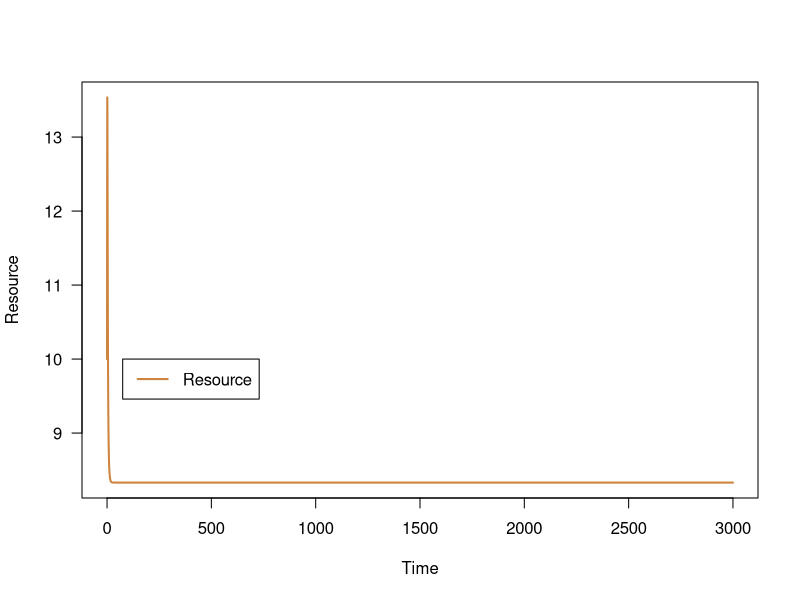
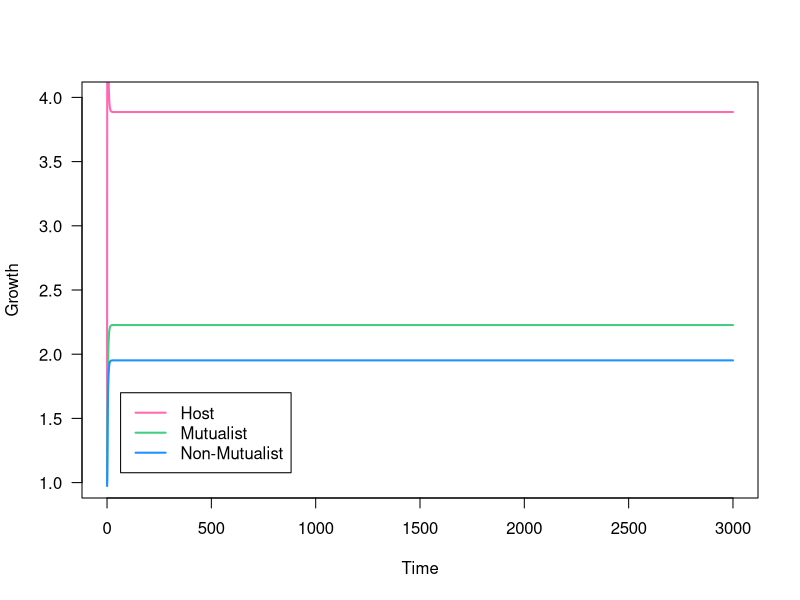
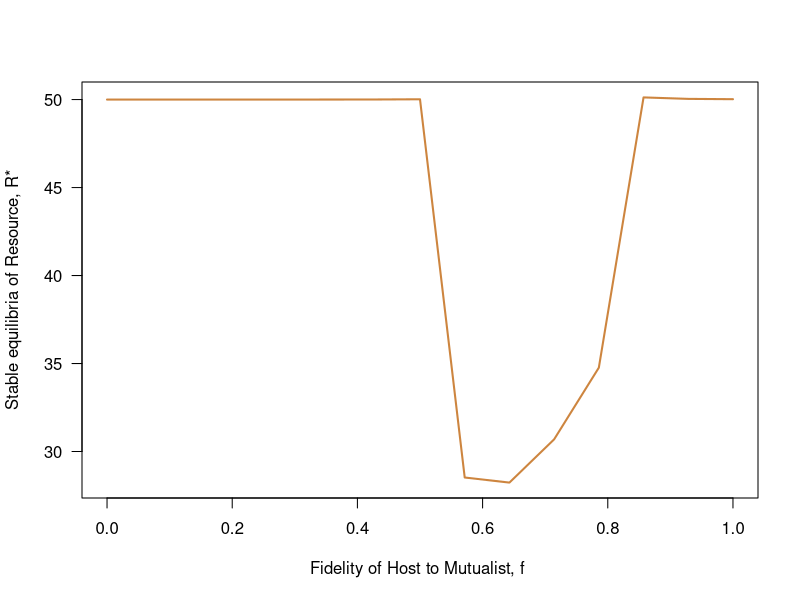
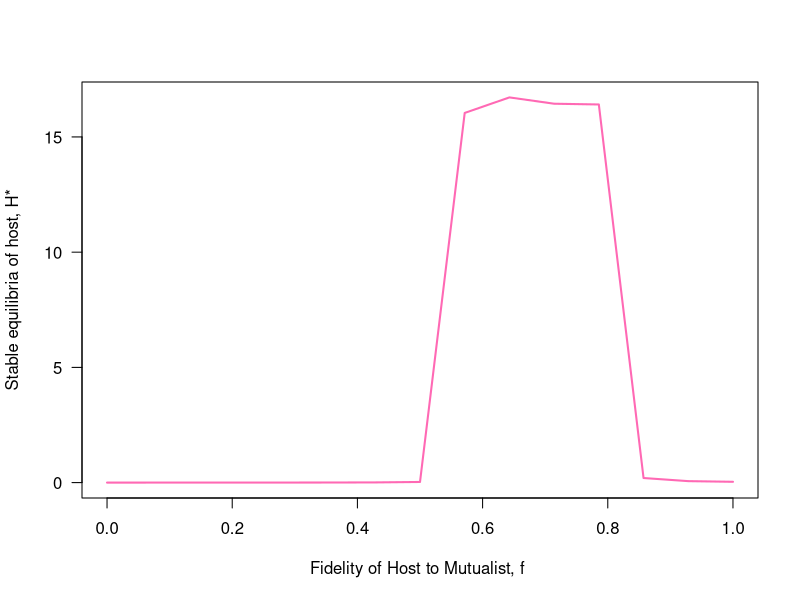
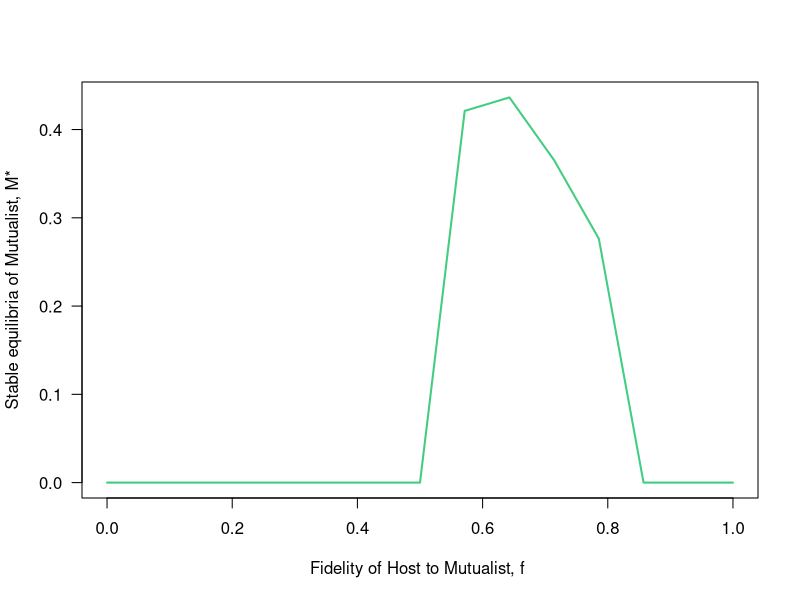
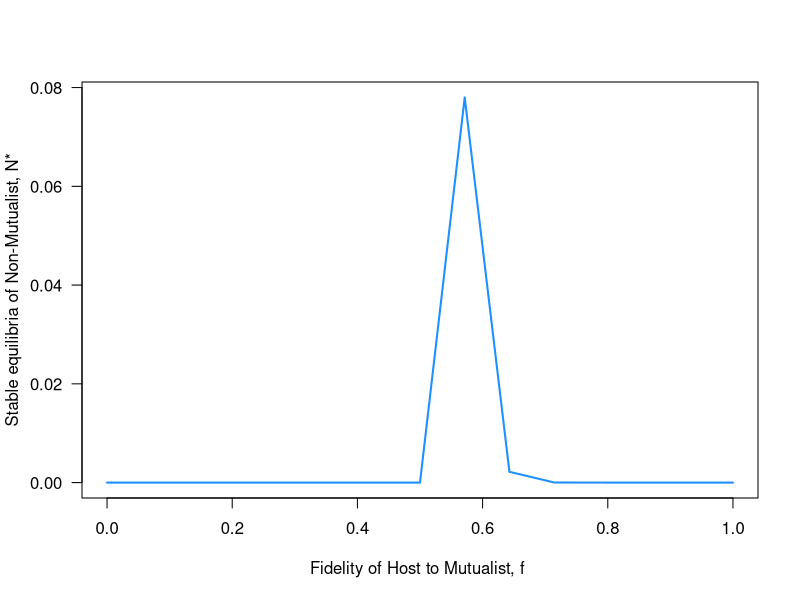

These figures' R source, in order:
## ---- chunk 1
Hcol <- 'hotpink'
Rcol <- 'peru'
Mcol <- 'seagreen3'
Ncol <- 'dodgerblue'
D <- 0.3 # Dilution Rate (Outflow)
R_0 <- 50 # Inflow Concentration (Nitrogen)
l <- 0.3 # fungal mortality
s <- 0.1 # senescence coefficient
c <- 0.8 # host's C:N Ratio
u <- 0.7 #Fungus uptake rate
f <- 0.8 # fidelity of plant allocation to mutualist symbionts 
x <- 0.05 #cost of mutualism (s)
b <- 0.8 #symbiont's maximum growth rate
k <- 0.4 # Carbon half-saturation constant
C_a <- 0.8 #Allocation Carbon
C_c <- 0.2 #Construction Carbon 
v <- 0.4 #Conversion efficiency, Host carbon to more symbionts

# Host Equation dH/dt <- c*u*M*R - s*H -p*H*M
#Mutualist Partner Equation dM/dt <- f*p_m*H*M - l*M
#Non-mutualist Partner Equation dN/dt <- f*(p_n)*H*N - l*N
#Explicit resource pool Equation dR/dt <- D(R_0 - R) - u*M*R + (s*H)/c

tset <- seq(from=0, to=3000, length.out = 10000)
H.simu1 <- NaN*tset; H.simu1[1] <- 1
M.simu1 <- NaN*tset; M.simu1[1] <- 1
R.simu1 <- NaN*tset; R.simu1[1] <- 10
N.simu1 <- NaN*tset; N.simu1[1] <- 1
#*M *N *H
for(i in 2:length(tset)){ 
    dt <- tset[i] - tset[i-1] 
    H <- H.simu1[i-1] 
    M <- M.simu1[i-1]
    R <- R.simu1[i-1]
    N <- N.simu1[i-1]
    dR <- (D*(R_0 - R) - u*M*R + (s*H)/c)*dt
    dH <- ( c*u*R*M - (s*H) - ((f*C_a) + C_c)*M*H - (C_c + (1-f)*C_a)*N*H )*dt
    dM <- (b*(1-x)*v*(((f*C_a)+C_c)*H*M)/(k + v*(((f*C_a)+C_c)*H*M)) - l*M)*dt
    dN <- (b*v*((C_c + ((1-f)*C_a))*H*N)/(k + (C_c + ((1-f)*C_a))*v*H*N) - l*N)*dt
    
    H.simu1[i] <- H + dH
    M.simu1[i] <- M + dM
    N.simu1[i] <- N + dN
    R.simu1[i] <- R + dR
}
#tail(R.simu1) ; tail(H.simu1); tail(M.simu1); tail(N.simu1), to check eq?
plot(tset,R.simu1,type='l',las=1,lwd=2,ylab='Resource',xlab='Time',col=Rcol)
legend(x = 75, y = 10 , legend = c('Resource'), lwd=2, col = c(Rcol))
plot(x = tset, y = H.simu1, col = Hcol, ylim = c(1,4),type = 'l',xlab = 'Time', ylab = 'Growth', lwd=2,las=1) 
lines(x = tset, y = M.simu1, col = Mcol, lwd=2) 
lines(x = tset, y = N.simu1, col = Ncol, lwd=2) 
legend(x = 65, y = 1.7 , legend = c('Host','Mutualist', 'Non-Mutualist'), lwd=2, col = c(Hcol,Mcol,Ncol))
## ---- chunk 2
fset <- seq(from= 0, to = 1, length.out = 15)
Hstar <- NaN*fset
Mstar <- NaN*fset
Nstar <- NaN*fset
Rstar <- NaN*fset

for(k in 1: length(fset)){
  f <- fset[k]
  tset1 <- seq(from = 0, to = 100, length.out = 10000)
    R.simu2 <- NaN*tset1
    R.simu2[1] <- 10 
    H.simu2 <- NaN*tset1
    H.simu2[1] <- 1   
    M.simu2 <- NaN*tset1
    M.simu2[1] <- 1
    N.simu2 <- NaN*tset1
    N.simu2[1] <- 1 
    
    
    for(i in 2: length(tset1)){
      dt <- tset1[i] - tset1[i-1]
    R <- R.simu2[i-1]
    H <- H.simu2[i-1]
    M <- M.simu2[i-1]
    N <- N.simu2[i-1]
    dR <- (D*(R_0 - R) - u*M*R + (s*H)/c)*dt
    dH <- ( c*u*R*M - (s*H) - ((f*C_a) + C_c)*M*H - (C_c + (1-f)*C_a)*N*H )*dt
    dM <- (b*(1-x)*v*(((f*C_a)+C_c)*H*M)/(k + v*(((f*C_a)+C_c)*H*M)) - l*M)*dt
    dN <- (b*v*((C_c + ((1-f)*C_a))*H*N)/(k + (C_c + ((1-f)*C_a))*v*H*N) - l*N)*dt
    R.simu2[i] <- R.simu2[i-1] +dR
    H.simu2[i] <- H.simu2[i-1] +dH
    N.simu2[i] <- N.simu2[i-1] +dN
    M.simu2[i] <- M.simu2[i-1] +dM
    }
   Rstar[k] <- R.simu2[length(tset1)] 
   Hstar[k] <- H.simu2[length(tset1)] 
   Nstar[k] <- N.simu2[length(tset1)]
   Mstar[k] <- M.simu2[length(tset1)]
}


plot(fset,Rstar,type='l',lwd=2,col=Rcol,las=1,xlab='Fidelity of Host to Mutualist, f ',ylab='Stable equilibria of Resource, R*')
plot(fset,Hstar,type='l',lwd=2,col=Hcol,las=1,xlab='Fidelity of Host to Mutualist, f ',ylab='Stable equilibria of host, H*')
plot(fset,Mstar,type='l',lwd=2,col=Mcol,las=1,xlab='Fidelity of Host to Mutualist, f ',ylab='Stable equilibria of Mutualist, M*')
plot(fset,Nstar,type='l',lwd=2,col=Ncol,las=1,xlab='Fidelity of Host to Mutualist, f ',ylab='Stable equilibria of Non-Mutualist, N*')
